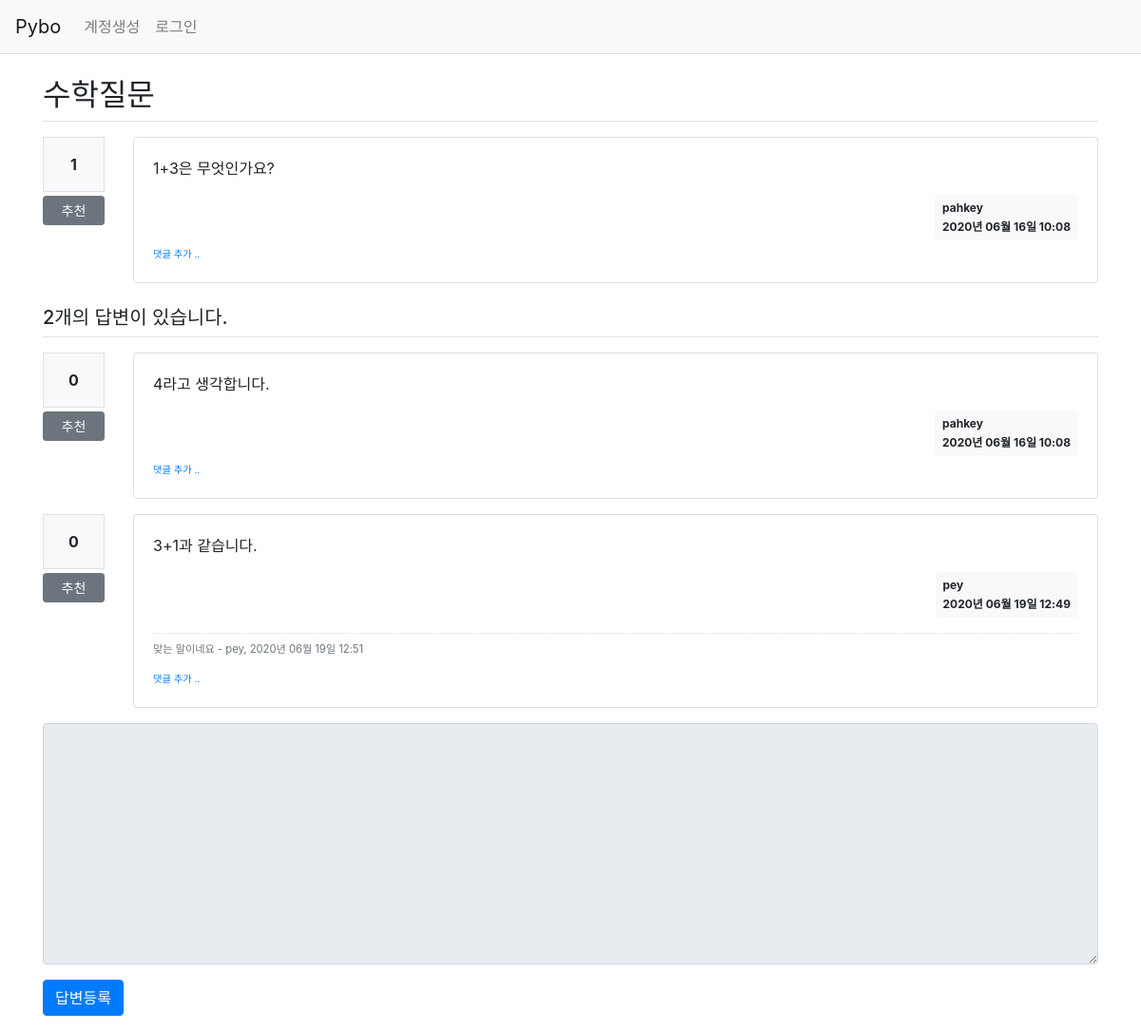
The page /question/detail/304/ on the database its author committed.
### pybo/models.py (models this page shows)
class Question(db.Model):
    id = db.Column(db.Integer, primary_key=True)
    subject = db.Column(db.String(200), nullable=False)
    content = db.Column(db.Text(), nullable=False)
    create_date = db.Column(db.DateTime(), nullable=False)
    user_id = db.Column(db.Integer, db.ForeignKey('user.id', ondelete='CASCADE'), nullable=False)
    user = db.relationship('User', backref=db.backref('question_set'))
    modify_date = db.Column(db.DateTime(), nullable=True)
    voter = db.relationship('User', secondary=question_voter, backref=db.backref('question_voter_set'))

class User(db.Model):
    id = db.Column(db.Integer, primary_key=True)
    username = db.Column(db.String(150), unique=True, nullable=False)
    password = db.Column(db.String(200), nullable=False)
    email = db.Column(db.String(120), unique=True, nullable=False)

class Answer(db.Model):
    id = db.Column(db.Integer, primary_key=True)
    question_id = db.Column(db.Integer, db.ForeignKey('question.id', ondelete='CASCADE'))
    question = db.relationship('Question', backref=db.backref('answer_set'))
    content = db.Column(db.Text(), nullable=False)
    create_date = db.Column(db.DateTime(), nullable=False)
    user_id = db.Column(db.Integer, db.ForeignKey('user.id', ondelete='CASCADE'), nullable=False)
    user = db.relationship('User', backref=db.backref('answer_set'))
    modify_date = db.Column(db.DateTime(), nullable=True)
    voter = db.relationship('User', secondary=answer_voter, backref=db.backref('answer_voter_set'))

class Comment(db.Model):
    id = db.Column(db.Integer, primary_key=True)
    user_id = db.Column(db.Integer, db.ForeignKey('user.id', ondelete='CASCADE'), nullable=False)
    user = db.relationship('User', backref=db.backref('comment_set'))
    content = db.Column(db.Text(), nullable=False)
    create_date = db.Column(db.DateTime(), nullable=False)
    modify_date = db.Column(db.DateTime())
    question_id = db.Column(db.Integer, db.ForeignKey('question.id', ondelete='CASCADE'), nullable=True)
    question = db.relationship('Question', backref=db.backref('comment_set'))
    answer_id = db.Column(db.Integer, db.ForeignKey('answer.id', ondelete='CASCADE'), nullable=True)
    answer = db.relationship('Answer', backref=db.backref('comment_set'))

### pybo/views/question_views.py (the view)
@bp.route('/detail/<int:question_id>/')
def detail(question_id):
    form = AnswerForm()
    question = Question.query.get_or_404(question_id)
    return render_template('question/question_detail.html', question=question, form=form)

### pybo/forms.py
class AnswerForm(FlaskForm):
    content = TextAreaField('내용', validators=[DataRequired('내용은 필수입력 항목입니다.')])

### pybo/filter.py (called while the page is built)
def format_datetime(value, fmt='%Y년 %m월 %d일 %H:%M'):
    return value.strftime(fmt)

### pybo/views/auth_views.py (called while the page is built)
@bp.before_app_request
def load_logged_in_user():
    user_id = session.get('user_id')
    if user_id is None:
        g.user = None
    else:
        g.user = User.query.get(user_id)

### pybo/templates/question/question_detail.html (shortened to what this page needs)
{% extends 'base.html' %}
{% block content %}
<div class="container my-3">
    <h2 class="border-bottom py-2">{{ question.subject }}</h2>
    <div class="row my-3">
        <div class="col-1">
            <div class="bg-light text-center p-3 border font-weight-bolder mb-1">{{ question.voter|length }}</div>
            <a href="#" data-uri="{{ url_for('vote.question', question_id=question.id) }}"
               class="recommend btn btn-sm btn-secondary btn-block my-1">추천</a>
        </div>
        <div class="col-11">
            <div class="card">
                <div class="card-body">
                    <div class="card-text">{{ question.content|markdown }}</div>
                    <div class="d-flex justify-content-end">
                        <div class="badge badge-light p-2 text-left">
                            <div class="mb-2">{{ question.user.username }}</div>
                            <div>{{ question.create_date|datetime }}</div>
                        </div>
                    </div>
                    <div>
                        <a href="{{ url_for('comment.create_question', question_id=question.id) }}"
                           class="small"><small>댓글 추가 ..</small></a>
                    </div>
                </div>
            </div>
        </div>
    </div>
    <h5 class="border-bottom my-3 py-2">{{ question.answer_set|length }}개의 답변이 있습니다.</h5>
    {% for answer in question.answer_set %}
    <div class="row my-3">
        <div class="col-1">
            <div class="bg-light text-center p-3 border font-weight-bolder mb-1">{{ answer.voter|length }}</div>
            <a href="#" data-uri="{{ url_for('vote.answer', answer_id=answer.id) }}"
                class="recommend btn btn-sm btn-secondary btn-block my-1">추천</a>
        </div>
        <div class="col-11">
            <div class="card">
                <div class="card-body">
                    <div class="card-text">{{ answer.content|markdown }}</div>
                    <div class="d-flex justify-content-end">
                        <div class="badge badge-light p-2 text-left">
                            <div class="mb-2">{{ answer.user.username }}</div>
                            <div>{{ answer.create_date|datetime }}</div>
                        </div>
                    </div>
                    {% if answer.comment_set|length > 0 %}
                    <div class="mt-3">
                    {% for comment in answer.comment_set %}
                        <div class="comment py-2 text-muted">
                            <span style="white-space: pre-line;">{{ comment.content }}</span>
                            <span>
                                - {{ comment.user.username }}, {{ comment.create_date|datetime }}
                            </span>
                        </div>
                    {% endfor %}
                    </div>
                    {% endif %}
                    <div>
                        <a href="{{ url_for('comment.create_answer', answer_id=answer.id) }}"
                           class="small"><small>댓글 추가 ..</small></a>
                    </div>
                </div>
            </div>
        </div>
    </div>
    {% endfor %}
    <form action="{{ url_for('answer.create', question_id=question.id) }}" method="post" class="my-3">
        <div class="form-group">
            <textarea {% if not g.user %}disabled{% endif %}
                    name="content" id="content" class="form-control" rows="10"></textarea>
        </div>
        <input type="submit" value="답변등록" class="btn btn-primary">
    </form>
</div>
{% endblock %}

### pybo/static/style.css (style rules this page uses)
.comment { border-top:dotted 1px #ddd; font-size:0.7em; }

### rows shown on the page
Question: subject "수학질문", content "1+3은 무엇인가요?", create_date "2020년 06월 16일 10:08"
User: user.username "pahkey"
Answer: voter|length "0", content "4라고 생각합니다.", user.username "pahkey", create_date "2020년 06월 16일 10:08"
Answer: voter|length "0", content "3+1과 같습니다.", user.username "pey", create_date "2020년 06월 19일 12:49"
Comment: content "맞는 말이네요", user.username "pey", create_date "2020년 06월 19일 12:51"

### other values the page prints
{{ question.voter|length }} "1"
{{ question.answer_set|length }} "2"
